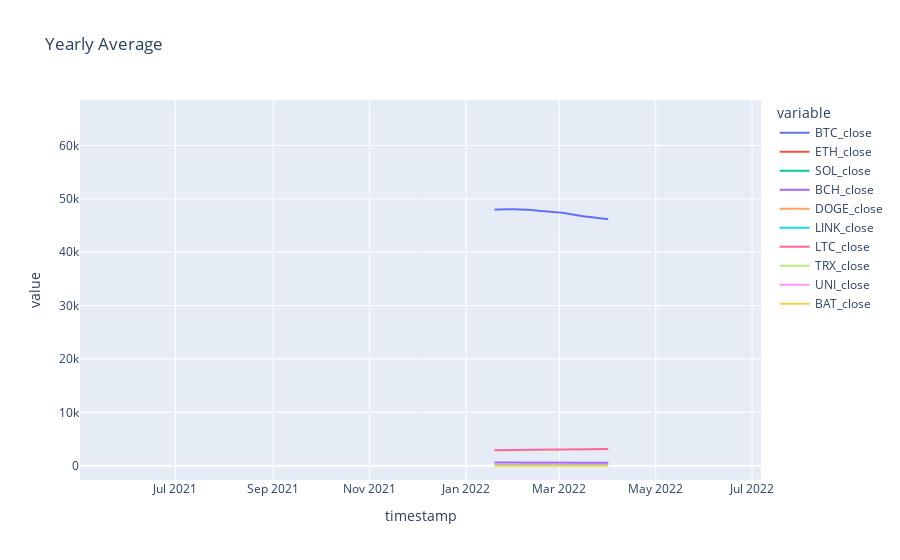

Notebook code for this chart:
### Code cell
#crypto_prices_1_year =crypto_prices.rolling(window=360).mean().plot()
crypto_prices_1_year=crypto_prices.rolling(window=360).mean()
cypto_prices_1_year = px.line(
crypto_prices_1_year, title="Yearly Average")

cypto_prices_1_year

### Figure 1 — Plotly figure (JSON) as saved in the notebook; plotly's stock layout.template omitted (floating-point values rounded to 4 significant figures; data arrays with more than 128 entries replaced by an {"elided": "..."} marker saying what was removed)
{"data": [{"hovertemplate": "variable=BTC_close<br>timestamp=%{x}<br>value=%{y}<extra></extra>", "legendgroup": "BTC_close", "line": {"color": "#636efa", "dash": "solid"}, "marker": {"symbol": "circle"}, "mode": "lines", "name": "BTC_close", "showlegend": true, "type": "scattergl", "x": {"elided": "432 str values"}, "xaxis": "x", "y": {"elided": "432 float values"}, "yaxis": "y"}, {"hovertemplate": "variable=ETH_close<br>timestamp=%{x}<br>value=%{y}<extra></extra>", "legendgroup": "ETH_close", "line": {"color": "#EF553B", "dash": "solid"}, "marker": {"symbol": "circle"}, "mode": "lines", "name": "ETH_close", "showlegend": true, "type": "scattergl", "x": {"elided": "432 str values"}, "xaxis": "x", "y": {"elided": "432 float values"}, "yaxis": "y"}, {"hovertemplate": "variable=SOL_close<br>timestamp=%{x}<br>value=%{y}<extra></extra>", "legendgroup": "SOL_close", "line": {"color": "#00cc96", "dash": "solid"}, "marker": {"symbol": "circle"}, "mode": "lines", "name": "SOL_close", "showlegend": true, "type": "scattergl", "x": {"elided": "432 str values"}, "xaxis": "x", "y": {"elided": "432 float values"}, "yaxis": "y"}, {"hovertemplate": "variable=BCH_close<br>timestamp=%{x}<br>value=%{y}<extra></extra>", "legendgroup": "BCH_close", "line": {"color": "#ab63fa", "dash": "solid"}, "marker": {"symbol": "circle"}, "mode": "lines", "name": "BCH_close", "showlegend": true, "type": "scattergl", "x": {"elided": "432 str values"}, "xaxis": "x", "y": {"elided": "432 float values"}, "yaxis": "y"}, {"hovertemplate": "variable=DOGE_close<br>timestamp=%{x}<br>value=%{y}<extra></extra>", "legendgroup": "DOGE_close", "line": {"color": "#FFA15A", "dash": "solid"}, "marker": {"symbol": "circle"}, "mode": "lines", "name": "DOGE_close", "showlegend": true, "type": "scattergl", "x": {"elided": "432 str values"}, "xaxis": "x", "y": {"elided": "432 float values"}, "yaxis": "y"}, {"hovertemplate": "variable=LINK_close<br>timestamp=%{x}<br>value=%{y}<extra></extra>", "legendgroup": "LINK_close", "line": {"color": "#19d3f3", "dash": "solid"}, "marker": {"symbol": "circle"}, "mode": "lines", "name": "LINK_close", "showlegend": true, "type": "scattergl", "x": {"elided": "432 str values"}, "xaxis": "x", "y": {"elided": "432 float values"}, "yaxis": "y"}, {"hovertemplate": "variable=LTC_close<br>timestamp=%{x}<br>value=%{y}<extra></extra>", "legendgroup": "LTC_close", "line": {"color": "#FF6692", "dash": "solid"}, "marker": {"symbol": "circle"}, "mode": "lines", "name": "LTC_close", "showlegend": true, "type": "scattergl", "x": {"elided": "432 str values"}, "xaxis": "x", "y": {"elided": "432 float values"}, "yaxis": "y"}, {"hovertemplate": "variable=TRX_close<br>timestamp=%{x}<br>value=%{y}<extra></extra>", "legendgroup": "TRX_close", "line": {"color": "#B6E880", "dash": "solid"}, "marker": {"symbol": "circle"}, "mode": "lines", "name": "TRX_close", "showlegend": true, "type": "scattergl", "x": {"elided": "432 str values"}, "xaxis": "x", "y": {"elided": "432 float values"}, "yaxis": "y"}, {"hovertemplate": "variable=UNI_close<br>timestamp=%{x}<br>value=%{y}<extra></extra>", "legendgroup": "UNI_close", "line": {"color": "#FF97FF", "dash": "solid"}, "marker": {"symbol": "circle"}, "mode": "lines", "name": "UNI_close", "showlegend": true, "type": "scattergl", "x": {"elided": "432 str values"}, "xaxis": "x", "y": {"elided": "432 float values"}, "yaxis": "y"}, {"hovertemplate": "variable=BAT_close<br>timestamp=%{x}<br>value=%{y}<extra></extra>", "legendgroup": "BAT_close", "line": {"color": "#FECB52", "dash": "solid"}, "marker": {"symbol": "circle"}, "mode": "lines", "name": "BAT_close", "showlegend": true, "type": "scattergl", "x": {"elided": "432 str values"}, "xaxis": "x", "y": {"elided": "432 float values"}, "yaxis": "y"}], "layout": {"autosize": true, "legend": {"title": {"text": "variable"}, "tracegroupgap": 0}, "title": {"text": "Yearly Average"}, "xaxis": {"anchor": "y", "autorange": false, "domain": [0, 1], "range": ["2021-05-01 15:57:02.2222", "2022-07-06 15:57:02.2222"], "title": {"text": "timestamp"}, "type": "date"}, "yaxis": {"anchor": "x", "autorange": false, "domain": [0, 1], "range": [-2669.0, 68490.0], "title": {"text": "value"}, "type": "linear"}}}
